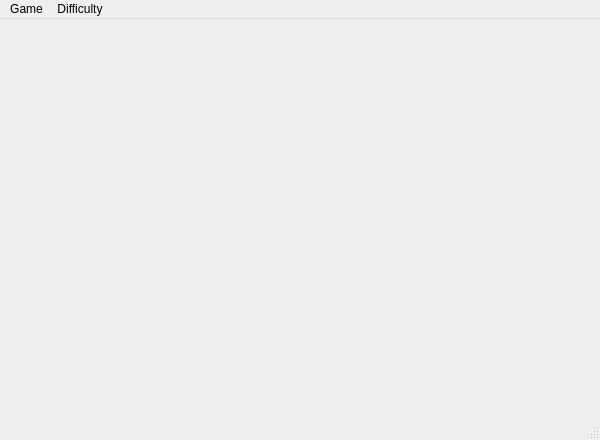
<?xml version="1.0" encoding="UTF-8"?>
<ui version="4.0">
 <class>MainWindow</class>
 <widget class="QMainWindow" name="MainWindow">
  <property name="geometry">
   <rect>
    <x>0</x>
    <y>0</y>
    <width>600</width>
    <height>440</height>
   </rect>
  </property>
  <property name="windowTitle">
   <string>Snake Game</string>
  </property>
  <widget class="QWidget" name="centralwidget"/>
  <widget class="QMenuBar" name="menubar">
   <property name="geometry">
    <rect>
     <x>0</x>
     <y>0</y>
     <width>600</width>
     <height>22</height>
    </rect>
   </property>
   <widget class="QMenu" name="menuGame">
    <property name="title">
     <string>Game</string>
    </property>
    <addaction name="actionNew_Game"/>
    <addaction name="actionPause"/>
    <addaction name="separator"/>
    <addaction name="actionSave"/>
    <addaction name="actionLoad"/>
    <addaction name="separator"/>
    <addaction name="actionExit"/>
   </widget>
   <widget class="QMenu" name="menuDifficulty">
    <property name="title">
     <string>Difficulty</string>
    </property>
    <addaction name="actionEasy"/>
    <addaction name="actionNormal"/>
    <addaction name="actionHard"/>
   </widget>
   <addaction name="menuGame"/>
   <addaction name="menuDifficulty"/>
  </widget>
  <widget class="QStatusBar" name="statusbar"/>
  <action name="actionNew_Game">
   <property name="text">
    <string>New Game</string>
   </property>
   <property name="shortcut">
    <string>Ctrl+N</string>
   </property>
  </action>
  <action name="actionPause">
   <property name="text">
    <string>Pause</string>
   </property>
   <property name="shortcut">
    <string>P</string>
   </property>
  </action>
  <action name="actionSave">
   <property name="text">
    <string>Save</string>
   </property>
   <property name="shortcut">
    <string>Ctrl+S</string>
   </property>
  </action>
  <action name="actionLoad">
   <property name="text">
    <string>Load</string>
   </property>
   <property name="shortcut">
    <string>Ctrl+L</string>
   </property>
  </action>
  <action name="actionExit">
   <property name="text">
    <string>Exit</string>
   </property>
   <property name="shortcut">
    <string>Ctrl+Q</string>
   </property>
  </action>
  <action name="actionEasy">
   <property name="text">
    <string>Easy</string>
   </property>
  </action>
  <action name="actionNormal">
   <property name="text">
    <string>Normal</string>
   </property>
  </action>
  <action name="actionHard">
   <property name="text">
    <string>Hard</string>
   </property>
  </action>
 </widget>
 <resources/>
 <connections/>
</ui> 
